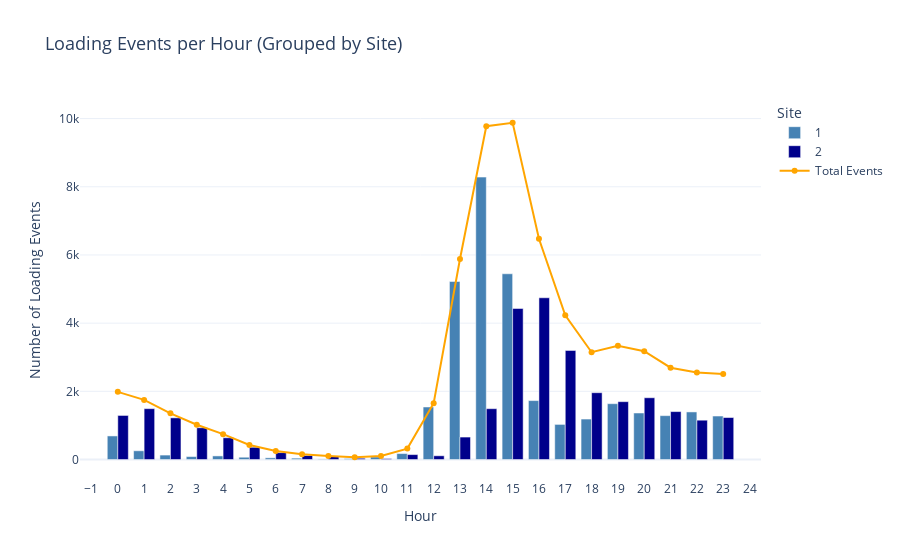

Notebook source saved alongside this figure:
### Code cell
import pandas as pd
import plotly.express as px
import plotly.graph_objects as go

# Print columns of the dataset
print(charging_set.columns)

# Ensure datetime conversion for connectionTime_time
charging_set['connectionTime_time'] = pd.to_datetime(charging_set['connectionTime_time'])
charging_set['hour'] = charging_set['connectionTime_time'].dt.hour

# Function to calculate hourly events combined across sites
def calculate_hourly_events_combined(data):
    hourly_data = []
    for site_id in data['siteID'].unique():
        site_data = data[data['siteID'] == site_id]
        for hour in range(24):
            event_count = len(site_data[site_data['hour'] == hour])
            hourly_data.append({'hour': hour, 'count': event_count, 'siteID': site_id})
    return pd.DataFrame(hourly_data)

# Calculate hourly events for all sites combined
hourly_events_combined = calculate_hourly_events_combined(charging_set)

# Ensure siteID is treated as a categorical variable
hourly_events_combined['siteID'] = hourly_events_combined['siteID'].astype(str)

# Calculate total events per hour (site 1 + site 2)
total_events = hourly_events_combined.groupby('hour')['count'].sum().reset_index()

# Define custom colors for the sites
custom_colors = {
    "1": '#4682B4',  # Darker Blue for Site 1
    "2": '#00008B'   # Dark Blue for Site 2
}

# Plot combined hourly events with site-specific colors
fig = px.bar(
    hourly_events_combined, x='hour', y='count', color='siteID', 
    title='Loading Events per Hour (Grouped by Site)',
    labels={'hour': 'Hour', 'count': 'Number of Loading Events', 'siteID': 'Site'},
    color_discrete_map=custom_colors,  # Apply custom colors
    barmode='group'
)

# Add total events as an orange line
fig.add_trace(
    go.Scatter(
        x=total_events['hour'], 
        y=total_events['count'], 
        mode='lines+markers', 
        name='Total Events',
        line=dict(color='orange', width=2)
    )
)

# Update layout for clear legend and x-axis
fig.update_layout(
    title_font_size=18,
    legend_title_text="Site",
    template="plotly_white",
    xaxis=dict(
        tickmode='linear',
        tick0=0,
        dtick=1  # Ensure every hour is displayed on the x-axis
    )
)

fig.show()

### Figure 1 — Plotly figure (JSON) as saved in the notebook; plotly's stock layout.template omitted (floating-point values rounded to 4 significant figures)
{"data": [{"alignmentgroup": "True", "hovertemplate": "Site=1<br>Hour=%{x}<br>Number of Loading Events=%{y}<extra></extra>", "legendgroup": "1", "marker": {"color": "#4682B4", "pattern": {"shape": ""}}, "name": "1", "offsetgroup": "1", "orientation": "v", "showlegend": true, "textposition": "auto", "type": "bar", "x": [0, 1, 2, 3, 4, 5, 6, 7, 8, 9, 10, 11, 12, 13, 14, 15, 16, 17, 18, 19, 20, 21, 22, 23], "xaxis": "x", "y": [692, 257, 131, 87, 106, 68, 50, 40, 17, 29, 75, 175, 1541, 5222, 8283, 5448, 1729, 1030, 1187, 1638, 1365, 1287, 1396, 1276], "yaxis": "y"}, {"alignmentgroup": "True", "hovertemplate": "Site=2<br>Hour=%{x}<br>Number of Loading Events=%{y}<extra></extra>", "legendgroup": "2", "marker": {"color": "#00008B", "pattern": {"shape": ""}}, "name": "2", "offsetgroup": "2", "orientation": "v", "showlegend": true, "textposition": "auto", "type": "bar", "x": [0, 1, 2, 3, 4, 5, 6, 7, 8, 9, 10, 11, 12, 13, 14, 15, 16, 17, 18, 19, 20, 21, 22, 23], "xaxis": "x", "y": [1293, 1492, 1223, 933, 639, 360, 203, 118, 90, 38, 27, 145, 110, 659, 1491, 4429, 4744, 3200, 1960, 1697, 1812, 1406, 1154, 1232], "yaxis": "y"}, {"line": {"color": "orange", "width": 2}, "mode": "lines+markers", "name": "Total Events", "type": "scatter", "x": [0, 1, 2, 3, 4, 5, 6, 7, 8, 9, 10, 11, 12, 13, 14, 15, 16, 17, 18, 19, 20, 21, 22, 23], "y": [1985, 1749, 1354, 1020, 745, 428, 253, 158, 107, 67, 102, 320, 1651, 5881, 9774, 9877, 6473, 4230, 3147, 3335, 3177, 2693, 2550, 2508]}], "layout": {"barmode": "group", "legend": {"title": {"text": "Site"}, "tracegroupgap": 0}, "title": {"font": {"size": 18}, "text": "Loading Events per Hour (Grouped by Site)"}, "xaxis": {"anchor": "y", "domain": [0, 1], "dtick": 1, "tick0": 0, "tickmode": "linear", "title": {"text": "Hour"}}, "yaxis": {"anchor": "x", "domain": [0, 1], "title": {"text": "Number of Loading Events"}}}}
